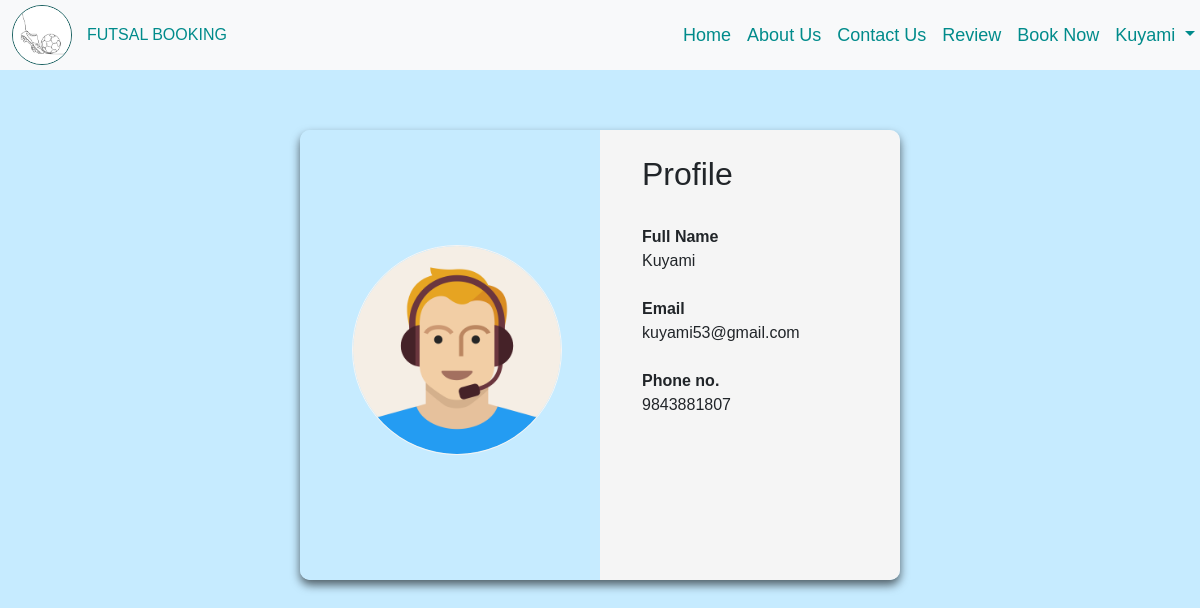
The page /profile/ (signed in) on the database its author committed.
### my_app/models.py (models this page shows, shortened)
class player(AbstractBaseUser):
    email= models.EmailField (verbose_name= "email address", max_length= 60,unique = True )
    name=models.CharField (verbose_name="name", max_length=200, unique= True)
    phone=models.CharField (verbose_name="phone", max_length=15)
    pimg=models.ImageField (verbose_name="pimg",upload_to="displaypic",default= "defaultpic.png",null=True, blank=True)
    is_admin=models.BooleanField (default= False)
    is_active=models.BooleanField (default= True)
    is_superuser=models.BooleanField (default= False)
    is_staff=models.BooleanField (default= False)
    USERNAME_FIELD="email"
    REQUIRED_FIELDS =["name", "phone", "pimg"]
    objects =playerManager( )

### my_app/views.py (the view)
# urls.py: path('profile/',profile,name="profile"),
def profile(request):
    return render(request,'my_app/profile.html')

### my_app/templates/my_app/profile.html
{% extends 'my_app/base.html' %}
{% load static %}
{% block head %}
<link rel="stylesheet" href="{% static "my_app/new.css" %}" />
{% endblock %}
{% block content %}
      <div class="card-body-main">
        <div class="card-body">
          <div class="photo">
            <img src="{% static "profile.png" %}" class="rounded-circle" />
          </div>
          <div class="about">
            <h2>Profile</h2>
            <br />
            <div><b>Full Name</b><br> {{request.user.name}}</div>
            <br />
            <div><b>Email</b><br>{{request.user.email}}</div>
            <br />
            <div><b>Phone no.</b><br>{{request.user.phone}}</div>
            <br />
        </div>
      </div>
    </div>
{% endblock %}

### my_app/templates/my_app/base.html (shortened to what this page needs)
<!DOCTYPE html>
{% load static %}
<html lang="en">
  <head>
    <link
      href="https://cdn.jsdelivr.net/npm/bootstrap@5.3.0-alpha1/dist/css/bootstrap.min.css"
      rel="stylesheet"
    />
    <link rel="stylesheet" href="{% static "my_app/style.css" %}" />
    {% block head %}
    {% endblock %}
  </head>
  <body >
    {% if request.user.name %}
      <nav class="navbar navbar-expand-lg bg-body-tertiary ">
        <div class="container-fluid ">
          <a class ="navbar-brand logo-main"  aria-current="page" href="/home"><img src="{% static "ball.jpg" %}" class="logo" /><label class="logoTitle">FUTSAL BOOKING</label></a>
          <div class="collapse navbar-collapse nav-width" id="navbarNavAltMarkup">
            <div class="navbar-nav d-flex justify-content-end">
              <a class="nav-link " href="/home" id="home" name="home">Home</a>
              <a class="nav-link" href="/about_us" id="about_us" name="about_us">About Us</a>
              <a class="nav-link" href="/contact_us" id="contact_us" name="contact_us">Contact Us</a>
              <a class="nav-link" href="/review" id="review" name="review">Review</a>
              <a class="nav-link" href="/booking" id="booking" name="booking">Book Now</a>
              <li class="nav-item dropdown">
                <a class="nav-link dropdown-toggle" href="#" role="button" data-bs-toggle="dropdown" aria-expanded="false" id="name">
                  {{request.user.name}}
                </a>
                  </li>
            </div>
          </div>
        </div>
      </nav>
      {% endif %}
      {% block content %}
      {% endblock %}
    </body>
    </html>

### my_app/static/my_app/style.css (style rules this page uses)
body { background-color: #c6ebff; }
.logo { width: 60px; height: 60px; border: 1px solid #175f5f; border-radius: 50%; margin-right: 15px; }
.navbar-nav { width: 80vw; }
.navbar { height: 70px; display: flex; }
.navbar-brand { font-size: 36px; font-family: sans-serif, "Times New Roman", Times, serif; }
.nav-link { color: darkcyan; font-size: 18px; font-family: sans-serif, "Times New Roman", Times, serif; }
.logo-main { display: flex; flex-direction: row; align-items: center; justify-content: space-between; }
.logoTitle { font-size: 16px; color: darkcyan; }
.navbar-collapse { align-items: center; }

### my_app/static/my_app/new.css (style rules this page uses)
.rounded-circle { height: 210px; border: 1px solid whitesmoke; border-radius: 65%; margin-left: 15%; }
.photo { margin-top: 17%; }
.about { margin-left: 20%; margin-top: 5px; font-family: sans-serif; }
.card-body { height: 80vh; background: linear-gradient(to right, #c6ebff 0%, #c6ebff 50%, whitesmoke 0%, whitesmoke 0%); box-shadow: 0 5px 10px rgba(0, 0, 0, 0.6); border-radius: 10px; padding: 20px; width: 600px; height: 450px; font-size: 16px; margin-top: 5%; margin-left: 25%; display: flex; }

### rows shown on the page
player: user.name "Kuyami", user.email "kuyami53@gmail.com", user.phone "9843881807"
